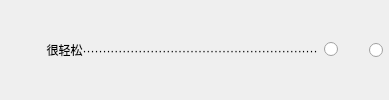
              <widget class="QWidget" name="widget_64" native="true">
               <property name="sizePolicy">
                <sizepolicy hsizetype="Preferred" vsizetype="Fixed">
                 <horstretch>0</horstretch>
                 <verstretch>0</verstretch>
                </sizepolicy>
               </property>
               <layout class="QHBoxLayout" name="horizontalLayout_55">
                <property name="leftMargin">
                 <number>0</number>
                </property>
                <property name="topMargin">
                 <number>0</number>
                </property>
                <property name="rightMargin">
                 <number>6</number>
                </property>
                <property name="bottomMargin">
                 <number>0</number>
                </property>
                <item>
                 <widget class="QLabel" name="label_73">
                  <property name="sizePolicy">
                   <sizepolicy hsizetype="Expanding" vsizetype="Fixed">
                    <horstretch>0</horstretch>
                    <verstretch>0</verstretch>
                   </sizepolicy>
                  </property>
                  <property name="text">
                   <string>              很轻松···························································</string>
                  </property>
                  <property name="alignment">
                   <set>Qt::AlignLeading|Qt::AlignLeft|Qt::AlignVCenter</set>
                  </property>
                 </widget>
                </item>
                <item>
                 <widget class="QRadioButton" name="radioButton_110">
                  <property name="sizePolicy">
                   <sizepolicy hsizetype="Fixed" vsizetype="Fixed">
                    <horstretch>0</horstretch>
                    <verstretch>0</verstretch>
                   </sizepolicy>
                  </property>
                  <property name="layoutDirection">
                   <enum>Qt::RightToLeft</enum>
                  </property>
                  <property name="text">
                   <string/>
                  </property>
                 </widget>
                </item>
                <item>
                 <widget class="QRadioButton" name="radioButton_111">
                  <property name="sizePolicy">
                   <sizepolicy hsizetype="Fixed" vsizetype="Fixed">
                    <horstretch>0</horstretch>
                    <verstretch>0</verstretch>
                   </sizepolicy>
                  </property>
                  <property name="layoutDirection">
                   <enum>Qt::RightToLeft</enum>
                  </property>
                  <property name="text">
                   <string>    </string>
                  </property>
                 </widget>
                </item>
               </layout>
              </widget>
